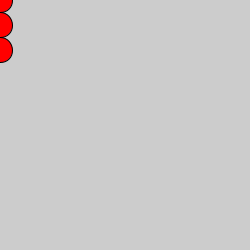
Frame 1 (no input)
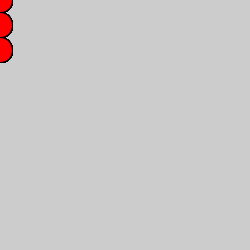
Frame 60 (the mouse pressed at the canvas centre just before this capture)
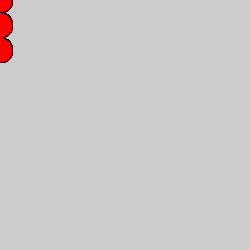
Frame 120 (the mouse held since frame 60 and released just before this capture)

The Processing sketch that drew these frames (run headless with seeded random() and noise(); from frame 60 on, the mouse is pressed at the canvas centre):

// Processing sketch: Fig_5_3
// ── Fig_5_3.pde
void setup()
{
  size(250, 250);
}

void draw()
{
  pushMatrix();
  fill(255, 0, 0);
  ellipse(0, 0, 25, 25); 
  ellipse(0, 25, 25, 25);
  ellipse(0, 50, 25, 25);
  popMatrix();
}
